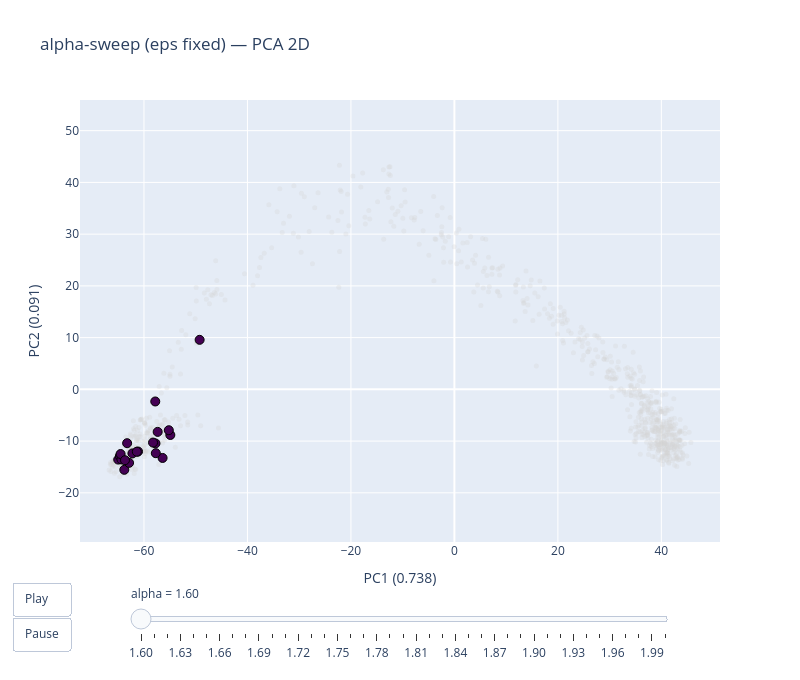

The code cell stored with this chart in its notebook:
### Markdown cell above
#### Animation — interactive $\alpha$ scrub (exploration)

### Code cell
import plotly.graph_objects as go
from matplotlib import cm
from matplotlib.colors import Normalize, to_hex

pad = 0.05 * (Z[:, :2].max(0) - Z[:, :2].min(0))
xlim = (Z[:, 0].min() - pad[0], Z[:, 0].max() + pad[0])
ylim = (Z[:, 1].min() - pad[1], Z[:, 1].max() + pad[1])
_norm = Normalize(alpha_grid[0], alpha_grid[-1])
acol = [to_hex(cm.viridis(_norm(a))) for a in alpha_grid]

bg = go.Scatter(x=Z[:, 0], y=Z[:, 1], mode="markers", showlegend=False, name="all",
                marker=dict(color="lightgrey", size=5, opacity=0.3))
def cloud(f):
    pt = Z_by_alpha[f]
    return go.Scatter(x=pt[:, 0], y=pt[:, 1], mode="markers", showlegend=False, name="cloud",
                      marker=dict(color=acol[f], size=9, line=dict(color="black", width=1.0)))
frames = [go.Frame(data=[cloud(f)], traces=[1], name=f"{v:.2f}") for f, v in enumerate(alpha_grid)]
fig = go.Figure(data=[bg, cloud(0)], frames=frames)
steps = [dict(method="animate", args=[[fr.name], dict(frame=dict(duration=0, redraw=True), mode="immediate")],
              label=fr.name) for fr in frames]
fig.update_layout(
    title="alpha-sweep (eps fixed) — PCA 2D",
    sliders=[dict(steps=steps, currentvalue=dict(prefix="alpha = "), x=0.08, len=0.85, pad=dict(b=10, t=40))],
    updatemenus=[dict(type="buttons", showactive=False, x=0, y=0, xanchor="right", yanchor="top",
                      pad=dict(t=40, r=10),
                      buttons=[dict(label="Play", method="animate",
                                    args=[None, dict(frame=dict(duration=150, redraw=True), fromcurrent=True)]),
                               dict(label="Pause", method="animate",
                                    args=[[None], dict(frame=dict(duration=0, redraw=False), mode="immediate")])])],
    width=800, height=680,
    xaxis=dict(range=list(xlim), title=f"PC1 ({var[0]:.3f})"),
    yaxis=dict(range=list(ylim), title=f"PC2 ({var[1]:.3f})", scaleanchor="x", scaleratio=1))
fig.show()

### Figure 1 — Plotly figure (JSON) as saved in the notebook; plotly's stock layout.template omitted (floating-point values rounded to 4 significant figures; data arrays with more than 128 entries replaced by an {"elided": "..."} marker saying what was removed)
{"data": [{"marker": {"color": "lightgrey", "opacity": 0.3, "size": 5}, "mode": "markers", "name": "all", "showlegend": false, "type": "scatter", "x": {"elided": "820 float values"}, "y": {"elided": "820 float values"}}, {"marker": {"color": "#440154", "line": {"color": "black", "width": 1}, "size": 9}, "mode": "markers", "name": "cloud", "showlegend": false, "type": "scatter", "x": [-62.23, -61.15, -56.41, -64.98, -64.66, -64.35, -49.24, -57.71, -64.52, -63.26, -57.78, -63.8, -58.25, -61.38, -57.82, -54.9, -55.2, -62.88, -57.35, -63.67], "y": [-12.38, -12.01, -13.26, -13.57, -12.91, -13.55, 9.57, -12.34, -12.5, -10.41, -10.45, -15.55, -10.28, -12.06, -2.342, -8.816, -7.896, -14.21, -8.219, -13.7]}], "layout": {"height": 680, "sliders": [{"currentvalue": {"prefix": "alpha = "}, "len": 0.85, "pad": {"b": 10, "t": 40}, "steps": [{"args": [["1.60"], {"frame": {"duration": 0, "redraw": true}, "mode": "immediate"}], "label": "1.60", "method": "animate"}, {"args": [["1.61"], {"frame": {"duration": 0, "redraw": true}, "mode": "immediate"}], "label": "1.61", "method": "animate"}, {"args": [["1.62"], {"frame": {"duration": 0, "redraw": true}, "mode": "immediate"}], "label": "1.62", "method": "animate"}, {"args": [["1.63"], {"frame": {"duration": 0, "redraw": true}, "mode": "immediate"}], "label": "1.63", "method": "animate"}, {"args": [["1.64"], {"frame": {"duration": 0, "redraw": true}, "mode": "immediate"}], "label": "1.64", "method": "animate"}, {"args": [["1.65"], {"frame": {"duration": 0, "redraw": true}, "mode": "immediate"}], "label": "1.65", "method": "animate"}, {"args": [["1.66"], {"frame": {"duration": 0, "redraw": true}, "mode": "immediate"}], "label": "1.66", "method": "animate"}, {"args": [["1.67"], {"frame": {"duration": 0, "redraw": true}, "mode": "immediate"}], "label": "1.67", "method": "animate"}, {"args": [["1.68"], {"frame": {"duration": 0, "redraw": true}, "mode": "immediate"}], "label": "1.68", "method": "animate"}, {"args": [["1.69"], {"frame": {"duration": 0, "redraw": true}, "mode": "immediate"}], "label": "1.69", "method": "animate"}, {"args": [["1.70"], {"frame": {"duration": 0, "redraw": true}, "mode": "immediate"}], "label": "1.70", "method": "animate"}, {"args": [["1.71"], {"frame": {"duration": 0, "redraw": true}, "mode": "immediate"}], "label": "1.71", "method": "animate"}, {"args": [["1.72"], {"frame": {"duration": 0, "redraw": true}, "mode": "immediate"}], "label": "1.72", "method": "animate"}, {"args": [["1.73"], {"frame": {"duration": 0, "redraw": true}, "mode": "immediate"}], "label": "1.73", "method": "animate"}, {"args": [["1.74"], {"frame": {"duration": 0, "redraw": true}, "mode": "immediate"}], "label": "1.74", "method": "animate"}, {"args": [["1.75"], {"frame": {"duration": 0, "redraw": true}, "mode": "immediate"}], "label": "1.75", "method": "animate"}, {"args": [["1.76"], {"frame": {"duration": 0, "redraw": true}, "mode": "immediate"}], "label": "1.76", "method": "animate"}, {"args": [["1.77"], {"frame": {"duration": 0, "redraw": true}, "mode": "immediate"}], "label": "1.77", "method": "animate"}, {"args": [["1.78"], {"frame": {"duration": 0, "redraw": true}, "mode": "immediate"}], "label": "1.78", "method": "animate"}, {"args": [["1.79"], {"frame": {"duration": 0, "redraw": true}, "mode": "immediate"}], "label": "1.79", "method": "animate"}, {"args": [["1.80"], {"frame": {"duration": 0, "redraw": true}, "mode": "immediate"}], "label": "1.80", "method": "animate"}, {"args": [["1.81"], {"frame": {"duration": 0, "redraw": true}, "mode": "immediate"}], "label": "1.81", "method": "animate"}, {"args": [["1.82"], {"frame": {"duration": 0, "redraw": true}, "mode": "immediate"}], "label": "1.82", "method": "animate"}, {"args": [["1.83"], {"frame": {"duration": 0, "redraw": true}, "mode": "immediate"}], "label": "1.83", "method": "animate"}, {"args": [["1.84"], {"frame": {"duration": 0, "redraw": true}, "mode": "immediate"}], "label": "1.84", "method": "animate"}, {"args": [["1.85"], {"frame": {"duration": 0, "redraw": true}, "mode": "immediate"}], "label": "1.85", "method": "animate"}, {"args": [["1.86"], {"frame": {"duration": 0, "redraw": true}, "mode": "immediate"}], "label": "1.86", "method": "animate"}, {"args": [["1.87"], {"frame": {"duration": 0, "redraw": true}, "mode": "immediate"}], "label": "1.87", "method": "animate"}, {"args": [["1.88"], {"frame": {"duration": 0, "redraw": true}, "mode": "immediate"}], "label": "1.88", "method": "animate"}, {"args": [["1.89"], {"frame": {"duration": 0, "redraw": true}, "mode": "immediate"}], "label": "1.89", "method": "animate"}, {"args": [["1.90"], {"frame": {"duration": 0, "redraw": true}, "mode": "immediate"}], "label": "1.90", "method": "animate"}, {"args": [["1.91"], {"frame": {"duration": 0, "redraw": true}, "mode": "immediate"}], "label": "1.91", "method": "animate"}, {"args": [["1.92"], {"frame": {"duration": 0, "redraw": true}, "mode": "immediate"}], "label": "1.92", "method": "animate"}, {"args": [["1.93"], {"frame": {"duration": 0, "redraw": true}, "mode": "immediate"}], "label": "1.93", "method": "animate"}, {"args": [["1.94"], {"frame": {"duration": 0, "redraw": true}, "mode": "immediate"}], "label": "1.94", "method": "animate"}, {"args": [["1.95"], {"frame": {"duration": 0, "redraw": true}, "mode": "immediate"}], "label": "1.95", "method": "animate"}, {"args": [["1.96"], {"frame": {"duration": 0, "redraw": true}, "mode": "immediate"}], "label": "1.96", "method": "animate"}, {"args": [["1.97"], {"frame": {"duration": 0, "redraw": true}, "mode": "immediate"}], "label": "1.97", "method": "animate"}, {"args": [["1.98"], {"frame": {"duration": 0, "redraw": true}, "mode": "immediate"}], "label": "1.98", "method": "animate"}, {"args": [["1.99"], {"frame": {"duration": 0, "redraw": true}, "mode": "immediate"}], "label": "1.99", "method": "animate"}, {"args": [["2.00"], {"frame": {"duration": 0, "redraw": true}, "mode": "immediate"}], "label": "2.00", "method": "animate"}], "x": 0.08}], "title": {"text": "alpha-sweep (eps fixed) — PCA 2D"}, "updatemenus": [{"buttons": [{"args": [null, {"frame": {"duration": 150, "redraw": true}, "fromcurrent": true}], "label": "Play", "method": "animate"}, {"args": [[null], {"frame": {"duration": 0, "redraw": false}, "mode": "immediate"}], "label": "Pause", "method": "animate"}], "pad": {"r": 10, "t": 40}, "showactive": false, "type": "buttons", "x": 0, "xanchor": "right", "y": 0, "yanchor": "top"}], "width": 800, "xaxis": {"range": [-72.37, 51.34], "title": {"text": "PC1 (0.738)"}}, "yaxis": {"range": [-19.89, 46.32], "scaleanchor": "x", "scaleratio": 1, "title": {"text": "PC2 (0.091)"}}}}
